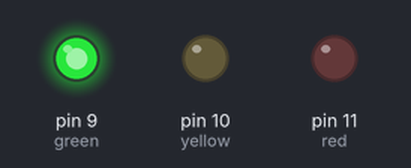
The sketch below on a simulated Arduino Uno, built with avr-gcc and run on an emulated ATmega328P. Shown: output pins drawn as LEDs (lit = HIGH).

Above: at 1.0 s.
At 2.5 s:
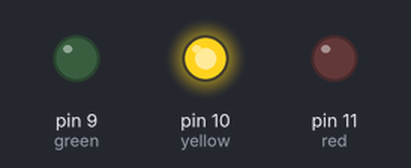
At 4.0 s:
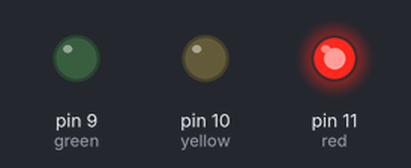
Timing chart, 0 to 6.5 s (numbered marks = the images above):
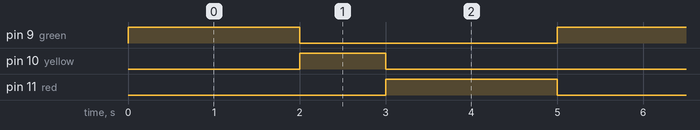

The sketch:

lab04.ino
```cpp
// C++ code
//

int red = 11;
int yellow = 10;
int green = 9;

void setup()
{
  pinMode(red, OUTPUT);
  pinMode(yellow, OUTPUT);
  pinMode(green, OUTPUT);
}

void loop()
{
  digitalWrite(green, HIGH);
  delay(2000);
  digitalWrite(green, LOW);
  digitalWrite(yellow, HIGH);
  delay(1000);
  digitalWrite(yellow, LOW);
  digitalWrite(red, HIGH);
  delay(2000);
  digitalWrite(red, LOW);
}
```

Measured:
- by itself, pin 9 (green), pin 11 (red): alternates HIGH for 2.0 s and LOW for 3.0 s
- by itself, pin 10 (yellow): alternates HIGH for 1.0 s and LOW for 4.0 s
- by itself, everything shown: repeats every 5.0 s, in 4 steps
